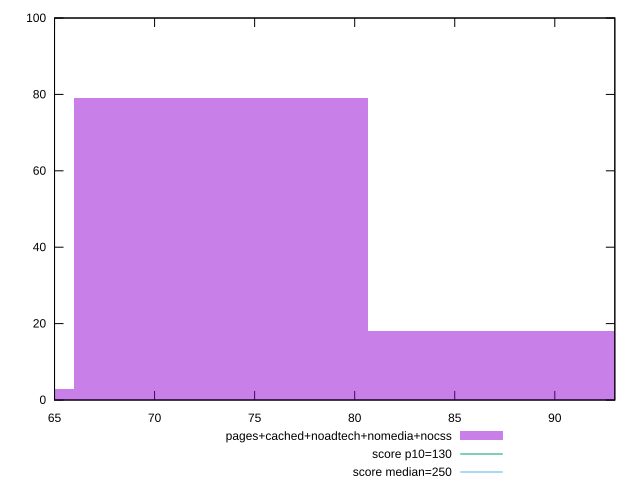

gnuplot code for this plot:
reset

$pagesCachedNoadtechNomediaNocss <<EOF
87.99594281762218 18
73.32995234801848 79
58.66396187841479 3
EOF

set key outside below
set boxwidth 14.665990469603697
set xrange [65:93]
set yrange [0:100]
set trange [0:100]
set style fill transparent solid 0.5 noborder

set parametric
set terminal svg size 640, 490 enhanced background rgb 'white'
set output "report_0_00242021-02-20T12:25:28.543Z/max-potential-fid/comparison/histogram/4_vs_5.svg"

plot $pagesCachedNoadtechNomediaNocss title "pages+cached+noadtech+nomedia+nocss" with boxes, \
     130,t title "score p10=130", \
     250,t title "score median=250"

reset
